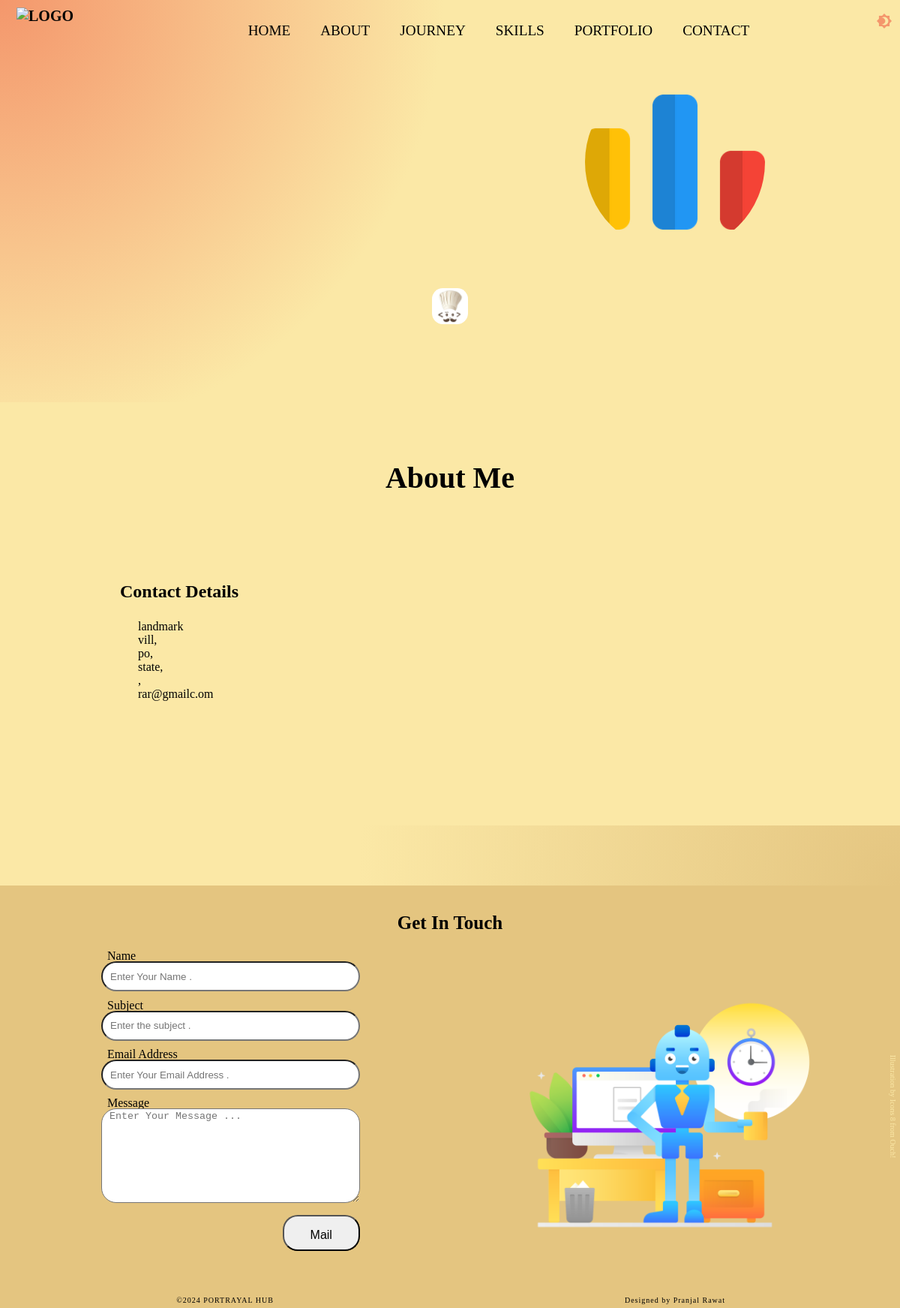
Screenshot of / (signed in) with the database file from the repository.
### portfolioApi/models.py (models this page shows, shortened)
class ProfileImageModel(models.Model):
    user_profile = models.OneToOneField(UserProfileModel, on_delete=models.CASCADE)
    image = models.ImageField(upload_to = 'profile_images/')

class SocialPlatformsModel(models.Model):
    user_profile = models.ForeignKey(UserProfileModel, on_delete=models.CASCADE)
    platformName = models.CharField(max_length = 255)
    platformIcon = models.ImageField(upload_to = 'social_profiles/')
    profileUrl = models.URLField()
    featured = models.BooleanField(db_index = True, default = True)

class UserProfileModel(models.Model):
    GENDER_CHOICES = [
        ('M', 'Male'),
        ('F', 'Female'),
        ('O', 'Other'),
    ]
    user = models.OneToOneField(User, on_delete=models.CASCADE)
    first_name = models.CharField(max_length=50)
    last_name = models.CharField(max_length=50)
    date_of_birth = models.DateField()
    gender = models.CharField(max_length=1, choices=GENDER_CHOICES, blank=True, null=True)
    address = models.TextField()
    email = models.EmailField(unique=True)
    phone_number = models.CharField(max_length=15, blank=True, null=True)

### portfolio/views.py (the view, shortened to what this page needs)
# urls.py: path('', views.DashboardView.as_view(), name='userView'),
class DashboardView(DetailView):
    template_name = 'dashboard.html'
    user_not_found_template = 'user_not_found.html'
    user_not_authenticated_template = 'user_not_authenticated.html'
    context_object_name = 'data'
    form_class = ContactForm
    def get_object(self):
        username = self.kwargs.get('username')
        if not username:
            if self.request.user.is_authenticated:
                return User.objects.get(username=self.request.user)
            return None
        try:
            return User.objects.get(username=username)
        except User.DoesNotExist:
            None
    def dispatch(self, request, *args, **kwargs):
        username = self.kwargs.get('username')
        if not request.user.is_authenticated and not username:
            return render(request, self.user_not_authenticated_template, status=401)
        user = self.get_object()
        if not user:  # If user is not found, render user_not_found.html
            return render(request, self.user_not_found_template, status=404)
        return super().dispatch(request, *args, **kwargs)
    def get_context_data(self, **kwargs):
        context = super().get_context_data(**kwargs)
        user = self.get_object()
        user_profile = UserProfileModel.objects.get(user=user)
        context['UserProfile'] = UserProfileModel.objects.filter(user=user)
        context['ProfileImage'] = ProfileImageModel.objects.filter(user_profile=user_profile)
        context['ResumeUpload'] = ResumeUploadModel.objects.filter(user_profile=user_profile)
        context['SocialPlatforms'] = SocialPlatformsModel.objects.filter(user_profile=user_profile, featured = True)
        context['EducationInfo'] = EducationInfoModel.objects.filter(user_profile=user_profile, featured = True).order_by('-start_date')
        context['ExperienceInfo'] = ExperienceInfoModel.objects.filter(user_profile=user_profile, featured = True).order_by('-start_date', 'currently_working')
        context['CertificateInfo'] = CertificateInfoModel.objects.filter(user_profile=user_profile, featured = True).order_by('-issue_date')
        context['SkillsInfo'] = SkillsInfoModel.objects.filter(user_profile=user_profile, featured = True).order_by('-proficiency', '-years_of_exp')
        context['MajorProjectsInfo'] = MajorProjectsInfoModel.objects.filter(user_profile=user_profile, featured = True).order_by('-currently_working')
        context['contacts'] = ContactForm
        return context

### portfolio/templatetags/address_sep.py (called while the page is built)
def address(value, arg):
    add = value.split(',')
    if arg == 'landmark':
        return add[0]
    elif arg == 'city':
        return add[1]
    elif arg == 'state':
        return add[2]
    elif arg == 'country':
        return add[3]

### portfolio/templates/dashboard.html (shortened to what this page needs)
{% load static %} {% load skill_stars %} {% load designation %} {% load address_sep %}
<!DOCTYPE html>
<html>
    <head>
        <link rel="stylesheet" type="text/css" href="https://cdn.jsdelivr.net/gh/devicons/devicon@latest/devicon.min.css"/>
        <link rel="stylesheet" href="{% static 'css/dashboard.css' %}" />
    </head>
    <body>
        <navigation> {% include 'navigation.html' %} </navigation>
        <section id="home">
            {% if ResumeUpload or ProfileImage or SocialPlatforms %}
                <div class="main">
                    {% if ProfileImage %}
                        <div class="main__img">
                            {% for user in ProfileImage %}
                            <img src="{{ user.image.url }}" alt="My Image" />
                            {% endfor %}
                        </div>
                    {% endif %}
                </div>
                <div class="social">
                    {% if SocialPlatforms %}
                        <ul class="social__presence">
                            {% for socialProfile in SocialPlatforms %}
                            <li>
                                <a href="{{ socialProfile.profileUrl }}">
                                    <img
                                        src="{{ socialProfile.platformIcon.url }}"
                                        alt="My Image"
                                    />
                                </a>
                            </li>
                            {% endfor %}
                        </ul>
                    {% endif %}
                </div>
            {% endif %}
        </section>
        <div class="about" id="about">
            {% if ResumeUpload or UserProfile %}
                <div class="about__content">
                    <h1>About Me</h1>
                </div>
                <div class="about__extra">
                    {% if UserProfile %}
                        <div class="about__left">
                            <div class="about__contact">
                                <h3>Contact Details</h3>
                                {% for user in UserProfile %}
                                <div class="about__contact__desc">
                                    <ul>
                                        <li>{{ user.address|address:'landmark' }}</li>
                                        <li>{{ user.address|address:'city' }},</li>
                                        <li>{{ user.address|address:'state' }},</li>
                                        <li>{{ user.address|address:'country' }},</li>
                                        <li>{{ user.phone_number }},</li>
                                        <li>{{ user.email }}</li>
                                    </ul>
                                </div>
                                {% endfor %}
                            </div>
                        </div>
                    {% endif %}
                </div>
            {% endif %}
        </div>
        <div class="journey" id="journey">
        </div>
        <div class="skills__certificate" id="skills">
        </div>
        <div class="portfolio" id="portfolio">
        </div>
        <div class="contact" id="contact">
            <h1>Get In Touch</h1>
            <div class="contact__container">
                <div class="contact__left">
                    <form method="POST" action="" enctype="multipart/form-data">
                        <label for="name">Name</label><br/>
                        <input type="text" placeholder="Enter Your Name ." name="name"><br/>
                        <label for="subject">Subject</label><br/>
                        <input type="text" placeholder="Enter the subject ." name="subject"><br/>
                        <label for="email">Email Address</label><br/>
                        <input type="email" placeholder="Enter Your Email Address ." name="email"><br/>
                        <label for="message">Message</label><br/>
                        <textarea name="message" cols="30" rows="8" placeholder="Enter Your Message ..."></textarea>
                        <input type="submit" value="Mail" class="mail__btn">
                    </form>
                </div>
                <div class="contact__right">
                    <img src="{% static 'image/contact.png' %}" alt="Illustration by Icons 8">
                    <div class="illu">Illustration by <a href="https://icons8.com/illustrations/author/5c07e68d82bcbc0092519bb6">Icons 8</a> from <a href="https://icons8.com/illustrations">Ouch!</a></div>
                </div>
            </div>
        </div>
        <div class="copyright">
            <div class="copyright__left">&copy2024 PORTRAYAL HUB</div>
            <div class="copyright__right">Designed by Pranjal Rawat</div>
        </div>
    </body>
</html>

### portfolio/static/css/navigation.css (style rules this page uses)
:root { --mainbg: #1f2833; --clr-text: #fff; --clr-main-1: rgb(119, 211, 80); --clr-main-2: #45a29e; --clr-hex: #294950; --nav-bg-clr: #294950; --nav-clr: rgb(255, 255, 255); --nav-clr-hvr: var(--clr-main-1); --nav-clr-shadow: #294950; }
.light-theme { --mainbg: #fbe8a6; --clr-text: #000; --clr-main-1: #a65353; --clr-main-2: #f4976c; --clr-hex: #e4c580; --nav-bg-clr: #e4c580; --nav-clr: rgb(0, 0, 0); --nav-clr-hvr: var(--clr-main-1); --nav-clr-shadow: #e4c580; }
*, *::before, *::after { -webkit-box-sizing: border-box; box-sizing: border-box; }
body { background: var(--mainbg); margin: 0; color: var(--clr-text); overflow-x: hidden; }

### rows the page displays
ProfileImageModel: image (picture)
SocialPlatformsModel: platformIcon (picture)
UserProfileModel: address|address "landmark", address|address "vill", address|address "po", address|address "state", email "rar@gmailc.om"
